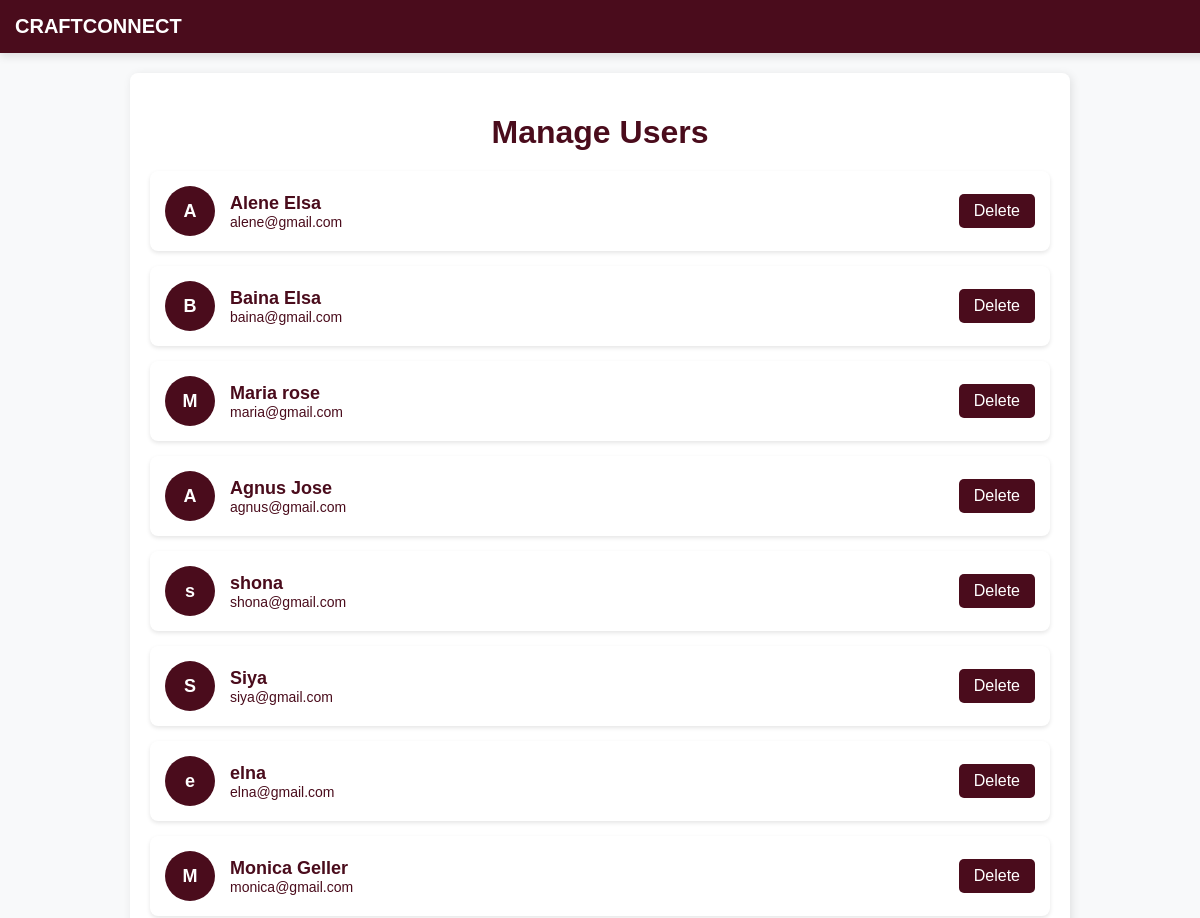
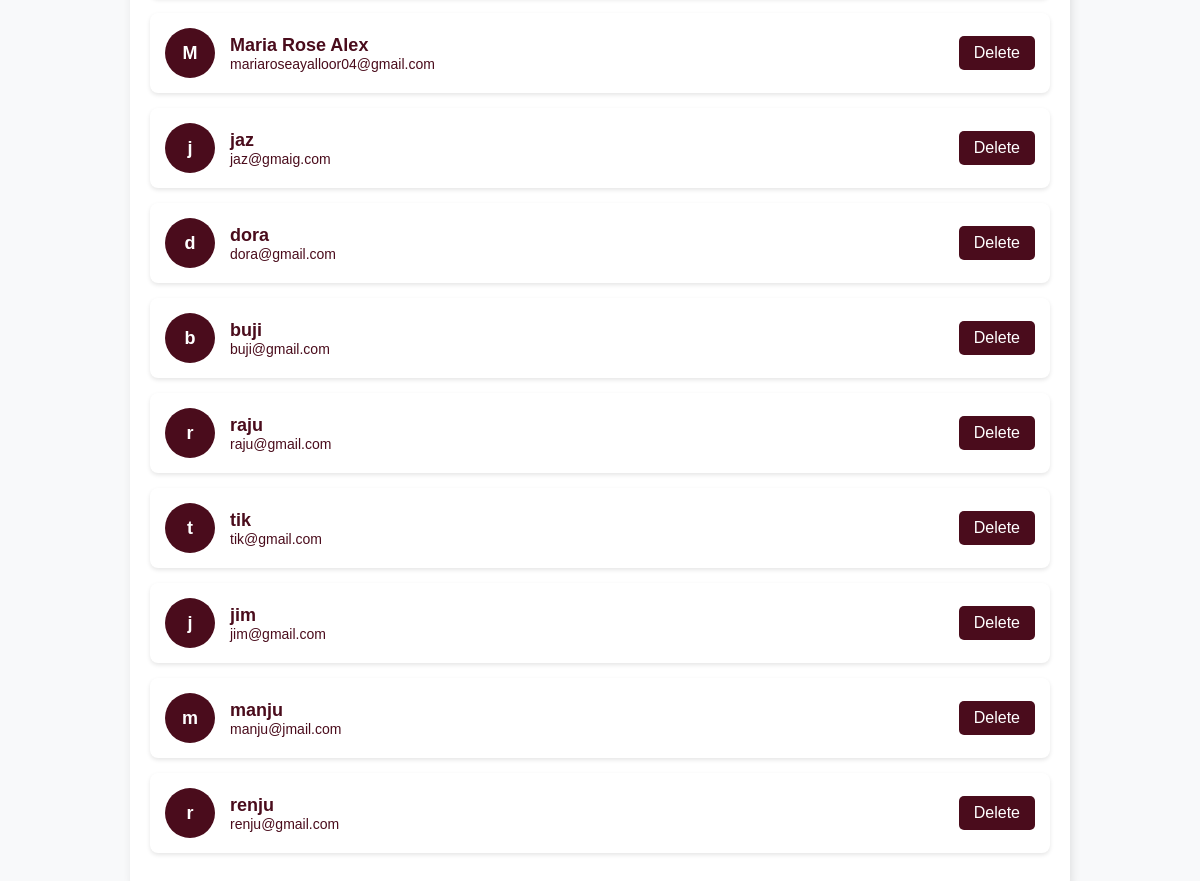
The app's page /admin/users (signed in) with its own data (2 pictures, top to bottom).
### tables this page shows
CREATE TABLE users (
            id INTEGER PRIMARY KEY AUTOINCREMENT,
            name TEXT NOT NULL,
            email TEXT UNIQUE NOT NULL,
            password TEXT NOT NULL,
            user_type TEXT NOT NULL,
            profile_pic TEXT DEFAULT 'default_profile.jpg'
        , username TEXT, phone TEXT, whatsapp TEXT, address TEXT, description TEXT);

### app.py (the view)
@app.route('/admin/users')
def admin_users():
    if 'admin_logged_in' not in session:
        return redirect('/admin')
    conn = get_db_connection()
    users = conn.execute('SELECT * FROM users').fetchall()
    cursor = conn.cursor()
    try:
        cursor.execute("ALTER TABLE products ADD COLUMN approved INTEGER DEFAULT 0;")
        conn.commit()
        print("✅ 'approved' column added successfully!")
    except sqlite3.OperationalError:
        print("⚠️ Column 'approved' already exists. No changes made.")
    conn.close()
    return render_template('admin_users.html', users=users)

### app.py (called while the page is built)
def get_db_connection():
    conn = sqlite3.connect("craftconnect.db")
    conn.row_factory = sqlite3.Row
    return conn

### templates/admin_users.html (shortened to what this page needs)
<!DOCTYPE html>
<html lang="en">
<head>
    <link rel="stylesheet" href="{{ url_for('static', filename='css/styles.css') }}">
</head>
<body>
    <div class="navbar">CRAFTCONNECT</div>
    <div class="container">
        <h1>Manage Users</h1>
        {% for user in users %}
        <div class="user-card">
            <div class="user-avatar">{{ user.name[0] }}</div>
            <div class="user-info">
                <div class="user-name">{{ user.name }}</div>
                <div class="user-email">{{ user.email }}</div>
            </div>
            <a href="/admin/user/delete/{{ user.id }}" class="delete-btn">Delete</a>
        </div>
        {% endfor %}
    </div>
</body>
</html>

### static/css/styles.css (style rules this page uses)
body { margin: 0; padding: 0; font-family: Arial, sans-serif; background: white; color: #4D0F28; min-height: 100vh; box-sizing: border-box; }
.navbar { display: flex; justify-content: space-between; align-items: center; padding: 15px 30px; background: #4D0F28; color: white; box-shadow: 0px 4px 8px rgba(0, 0, 0, 0.1); }

### templates/admin_users.html (style rules this page uses)
body { font-family: Arial, sans-serif; background-color: #f8f9fa; margin: 0; padding: 0; }
.navbar { width: 100%; background-color: #4a0c1c; padding: 15px; color: white; font-size: 20px; font-weight: bold; text-align: center; }
.container { max-width: 900px; margin: 20px auto; background: white; padding: 20px; border-radius: 8px; box-shadow: 2px 2px 10px rgba(0, 0, 0, 0.1); }
h1 { text-align: center; color: #4a0c1c; margin-bottom: 20px; }
.user-card { display: flex; align-items: center; background: white; border-radius: 8px; padding: 15px; margin-bottom: 15px; box-shadow: 0 2px 4px rgba(0, 0, 0, 0.1); transition: 0.3s; }
.user-avatar { width: 50px; height: 50px; border-radius: 50%; background-color: #4a0c1c; color: white; display: flex; align-items: center; justify-content: center; font-size: 18px; font-weight: bold; margin-right: 15px; }
.user-info { flex: 1; }
.user-name { font-size: 18px; font-weight: bold; color: #4a0c1c; }
.user-email { font-size: 14px; color: #4a0c1c; }
.delete-btn { background-color: #4a0c1c; color: white; border: none; padding: 8px 15px; text-decoration: none; border-radius: 5px; cursor: pointer; transition: 0.3s; }

### records on screen
users: name "A", name "Alene Elsa", email "alene@gmail.com"
users: name "B", name "Baina Elsa", email "baina@gmail.com"
users: name "M", name "Maria rose", email "maria@gmail.com"
users: name "A", name "Agnus Jose", email "agnus@gmail.com"
users: name "s", name "shona", email "shona@gmail.com"
users: name "S", name "Siya", email "siya@gmail.com"
users: name "e", name "elna", email "elna@gmail.com"
users: name "M", name "Monica Geller", email "monica@gmail.com"
users: name "M", name "Maria Rose Alex", email "mariaroseayalloor04@gmail.com"
users: name "j", name "jaz", email "jaz@gmaig.com"
users: name "d", name "dora", email "dora@gmail.com"
users: name "b", name "buji", email "buji@gmail.com"
users: name "r", name "raju", email "raju@gmail.com"
users: name "t", name "tik", email "tik@gmail.com"
users: name "j", name "jim", email "jim@gmail.com"
users: name "m", name "manju", email "manju@jmail.com"
users: name "r", name "renju", email "renju@gmail.com"
